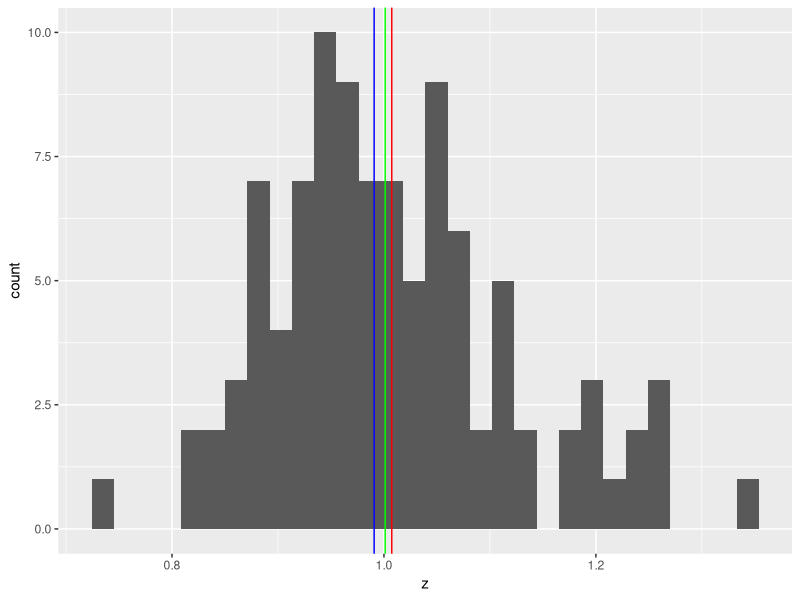
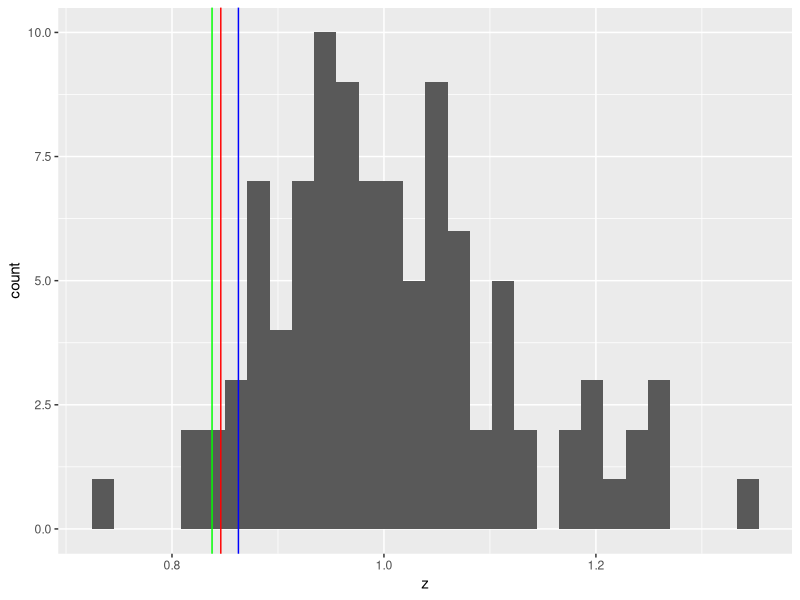

Here is the R script that generated these plots, in order:
#descriptive stats - lab 
library(tidyverse)

# central tendency --------------------------------------------------------

(z <- exp(rnorm(n = 100, mean = 0, sd = 0.1)))

#arith
(zarith <- (sum(z)/length(z)))
#geom
(zgeom <- exp(sum(log(z)) / length(z)))
#median
(zmed <- median(z))

#histogram
ztibbl <- tibble(z) 

ztibbl %>% 
  ggplot(mapping = aes(x = z)) +
  geom_histogram()+
  geom_vline(xintercept = zarith, color = "red") +
  geom_vline(xintercept = zgeom, color = "green") +
  geom_vline(xintercept = zmed, color = "blue")

#for zrev
(z_rev <- -z + max(z) + 0.5)
#arith
(zrevarith <- (sum(z_rev)/length(z_rev)))
#geom
(zrevgeom <- prod(z_rev)^(1/length(z_rev))
)#median
(zrevmed <- median(z_rev))

#histogram
zrevtibbl <- tibble(z_rev) 

ztibbl %>% 
  ggplot(mapping = aes(x = z)) +
  geom_histogram()+
  geom_vline(xintercept = zrevarith, color = "red") +
  geom_vline(xintercept = zrevgeom, color = "green") +
  geom_vline(xintercept = zrevmed, color = "blue")

# variation  --------------------------------------------------------------
w <- rnorm(100, mean = 10, sd = 1) 
head(w)

m <- c(w*1000)

sd_w <- sqrt(sum((w - mean(w))^2) / length(w))
mad_w <- median(abs(w - median(w)))

sd_m <- sqrt(sum((m - mean(m))^2) / length(m))
mad_m <- median(abs(m - median(m)))

#CV and MAD/Median for w and m
#CV is a very common measure in ecology
sd_w / mean(w)
sd_m / mean(m)

mad(w)/median(w)
mad(m)/median(m)
